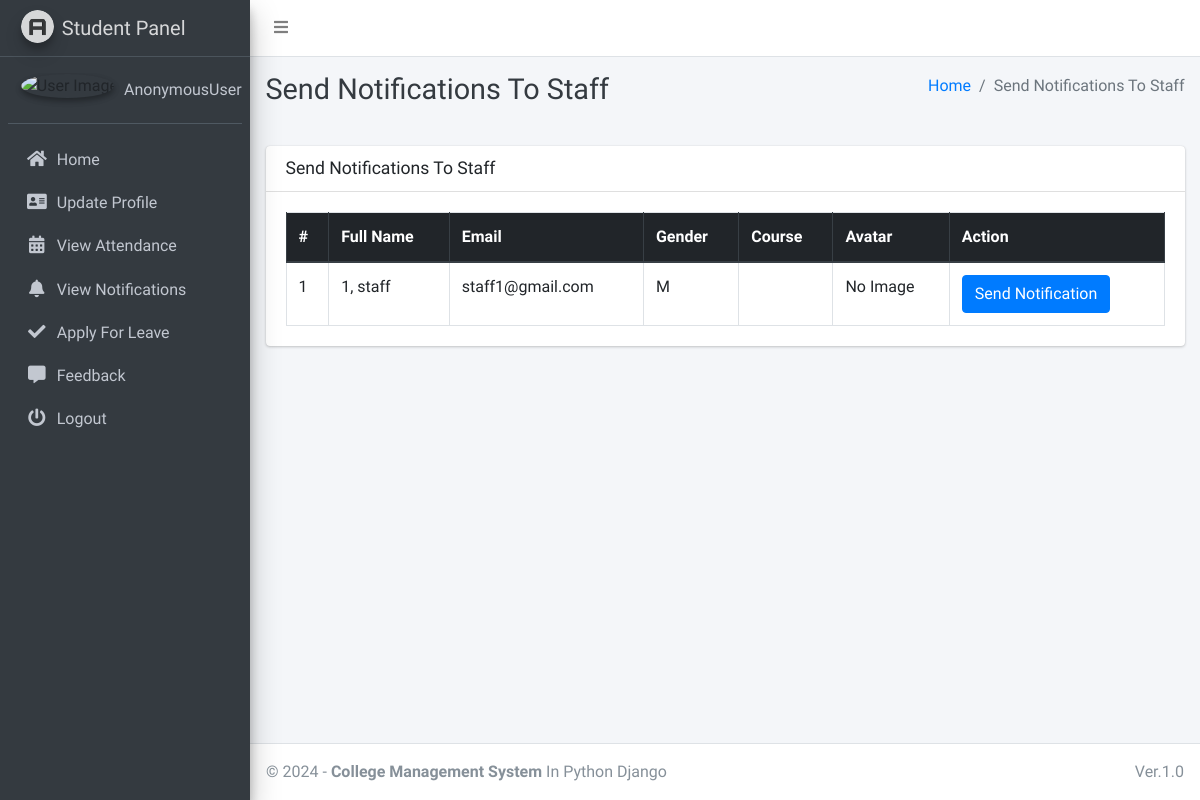
The page /admin_notify_staff on the database its author committed.
### main_app/models.py (models this page shows, shortened)
class CustomUser(AbstractUser):
    USER_TYPE = ((1, "HOD"), (2, "Staff"), (3, "Student"))
    GENDER = [("M", "Male"), ("F", "Female")]
    username = None  # Removed username, using email instead
    email = models.EmailField(unique=True)
    user_type = models.CharField(default=1, choices=USER_TYPE, max_length=1)
    gender = models.CharField(max_length=1, choices=GENDER)
    profile_pic = models.ImageField(blank=True)
    fcm_token = models.TextField(default="")  # For firebase notifications
    created_at = models.DateTimeField(auto_now_add=True)
    updated_at = models.DateTimeField(auto_now=True)
    address = models.TextField(blank=True)
    father_name = models.CharField(max_length=150, blank=True)
    father_occupation = models.CharField(max_length=150, blank=True)
    mother_name = models.CharField(max_length=150, blank=True)
    mother_occupation = models.CharField(max_length=150, blank=True)
    mark_10 = models.FloatField(blank=True, null=True)
    mark_12 = models.FloatField(blank=True, null=True)
    academic_qualification = models.TextField(blank=True)
    work_experience = models.TextField(blank=True)
    USERNAME_FIELD = "email"
    REQUIRED_FIELDS = []
    objects = CustomUserManager()

### main_app/hod_views.py (the view)
# urls.py: path("admin_notify_staff", hod_views.admin_notify_staff,
def admin_notify_staff(request):
    staff = CustomUser.objects.filter(user_type=2)
    context = {
        'page_title': "Send Notifications To Staff",
        'allStaff': staff
    }
    return render(request, "hod_template/staff_notification.html", context)

### main_app/templates/hod_template/staff_notification.html (shortened to what this page needs)
{% extends 'main_app/base.html' %}
{% load static %}
{% block page_title %}{{page_title}}{% endblock page_title %}
{% block content %}
<section class="content">
    <div class="container-fluid">
        <div class="row">
            <div class="col-md-12">
                <div class="card">
                    <div class="card-header">
                        <h3 class="card-title">{{page_title}}</h3>
                    </div>
                    <div class="card-body">
                        <table id="example2" class="table table-bordered table-hover">
                            <thead class="thead-dark">
                                <tr>
                                    <th>#</th>
                                    <th>Full Name</th>
                                    <th>Email</th>
                                    <th>Gender</th>
                                    <th>Course</th>
                                    <th>Avatar</th>
                                    <th>Action</th>
                                </tr>
                            </thead>
                            <tbody>
                                {% for staff in allStaff %}
                                <tr>
                                    <td>{{ forloop.counter }}</td>
                                    <td>{{staff.last_name}}, {{staff.first_name}}</td>
                                    <td>{{staff.email}}</td>
                                    <td>{{staff.gender}}</td>
                                    <td>{{staff.staff.course.name}}</td>
                                    <td>
                                        {% if staff.profile_pic == ""  %}
                                        No Image
                                        {% else %}
                                        <img class="img img-fluid mb-2" height="56" width="56"
                                            src="{{staff.profile_pic}}" alt="">
                                        {% endif %}
                                    </td>
                                    <td><button data-toggle = "modal" data-target = "#myModal"class="btn btn-primary show_notification" value="{{staff.id}}">Send Notification</button>
                                    </td>
                                </tr>
                                {% endfor %}
                            </tbody>
                        </table>
                    </div>
                </div>
            </div>
        </div>
    </div>
</section>
{% endblock content %}

### rows shown on the page
CustomUser: last_name "1", first_name "staff", email "staff1@gmail.com", gender "M", profile_pic "No Image", {{ staff.id }} 25 (drawn)

### other values the page prints
{{ user }} "AnonymousUser"
{{ page_title }} "Send Notifications To Staff"
